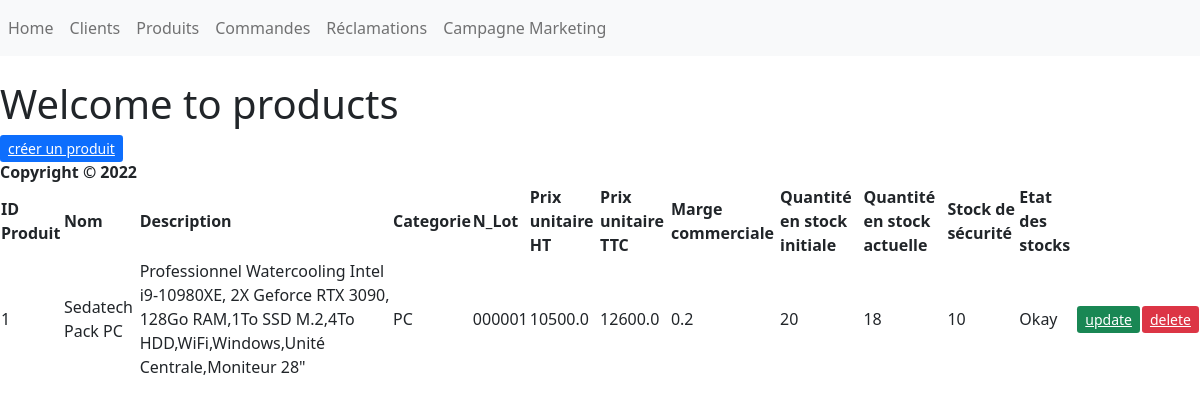
Screenshot of /Produits/ with the database file from the repository.
### Main/models.py (models this page shows, shortened)
class Product(models.Model):
    CATEGORY_CHOICES=(('Informatique','Informatique'),('Téléphonie','Téléphonie'),('Objets connectés','Objets connectés'),('TV & Home cinéma','TV & Home cinéma'))
    name=models.CharField(max_length=200, null=True)
    description=models.CharField(max_length=200, null=True)
    category=models.CharField(max_length=200, null=True,choices=CATEGORY_CHOICES)
    n_lot=models.CharField(max_length=200, null=True)
    price_pdt_HT=models.FloatField(null=True)
    commercial_margin=models.FloatField(null=True)
    stock_q=models.IntegerField(null=True)
    stock_security=models.IntegerField(null=True)
    @property
    def price_pdt_TTC(self):
        TAUX_TVA=1.2
        return self.price_pdt_HT*TAUX_TVA
    @property
    def stock_q_actuel(self):
        my_orders=Order.objects.filter(product__id=self.id)
        return self.stock_q-my_orders.count()
    @property
    def stock_status(self):#for particular product order total
        if self.stock_q_actuel < self.stock_security:
            stock_res="A réapprovisionner"
        else:
            stock_res="Okay"
        return stock_res

### Main/views.py (the view)
# urls.py: path('Produits/', products, name='products_page'),
def products(request):
    my_product=Product.objects.all()
    context={"my_product": my_product}
    return render(request,'Main/products.html',context)

### Main/Templates/Main/products.html
{% extends "main/base.html" %}
{% block content %}
    <header>
        <h1> Welcome to products </h1>
    </header>
<a class="btn-primary btn-sm" href="{% url 'products_create' %}" role="button">créer un produit</a>
<table>
    <thead>
        <th>ID Produit</th>
        <th>Nom</th>
        <th>Description</th>
        <th>Categorie</th>
        <th>N_Lot</th>
        <th>Prix unitaire HT</th>
        <th>Prix unitaire TTC</th>
        <th>Marge commerciale</th>
        <th>Quantité en stock initiale</th>
        <th>Quantité en stock actuelle</th>
        <th>Stock de sécurité</th>
        <th>Etat des stocks</th>
    </thead>
    <tbody>
        {% for my_product_item in my_product %}
        <tr>
            <td>{{my_product_item.pk}}</td>
            <td>{{my_product_item.name}}</td>
            <td>{{my_product_item.description}}</td>
            <td>{{my_product_item.category}}</td>
            <td>{{my_product_item.n_lot}}</td>
            <td>{{my_product_item.price_pdt_HT}}</td>
            <td>{{my_product_item.price_pdt_TTC}}</td>
            <td>{{my_product_item.commercial_margin}}</td>
            <td>{{my_product_item.stock_q}}</td>
            <td>{{my_product_item.stock_q_actuel}}</td>
            <td>{{my_product_item.stock_security}}</td>
            <td>{{my_product_item.stock_status}}</td>
            <td><a class="btn-success btn-sm" href="{% url 'update_product' my_product_item.id %}" role="button">update</a></td>
            <td><a class="btn-danger btn-sm" href="{% url 'delete_product' my_product_item.id %}" role="button">delete</a></td>
        </tr>
        {% endfor %}
    </tbody>
{% endblock content %}

### rows the page displays
Product: pk "1", name "Sedatech Pack PC", description "Professionnel Watercooling Intel i9-10980XE, 2X Geforce RTX 3090, 128Go RAM,1To SSD M.2,4To HDD,WiFi,Windows,Unité Centrale,Moniteur 28\"", category "PC", n_lot "000001", price_pdt_HT "10500.0", price_pdt_TTC "12600.0", commercial_margin "0.2", stock_q "20", stock_q_actuel "18", stock_security "10", stock_status "Okay"
